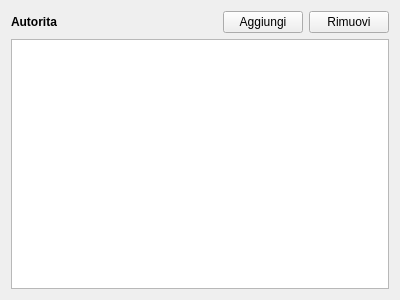
<?xml version="1.0" encoding="UTF-8"?>
<ui version="4.0">
 <class>AutoritaForm</class>
 <widget class="QWidget" name="AutoritaForm">
  <property name="geometry">
   <rect>
    <x>0</x>
    <y>0</y>
    <width>400</width>
    <height>300</height>
   </rect>
  </property>
  <property name="windowTitle">
   <string>Form</string>
  </property>
  <layout class="QVBoxLayout" name="verticalLayout">
   <item>
    <layout class="QHBoxLayout" name="horizontalLayout" stretch="1,0,0">
     <item>
      <widget class="QLabel" name="label">
       <property name="font">
        <font>
         <weight>75</weight>
         <bold>true</bold>
        </font>
       </property>
       <property name="text">
        <string>Autorita</string>
       </property>
      </widget>
     </item>
     <item>
      <widget class="QPushButton" name="addAutorita">
       <property name="text">
        <string>Aggiungi</string>
       </property>
      </widget>
     </item>
     <item>
      <widget class="QPushButton" name="removeAutorita">
       <property name="text">
        <string>Rimuovi</string>
       </property>
      </widget>
     </item>
    </layout>
   </item>
   <item>
    <widget class="QListView" name="autoritaListView"/>
   </item>
  </layout>
 </widget>
 <resources/>
 <connections/>
</ui>
